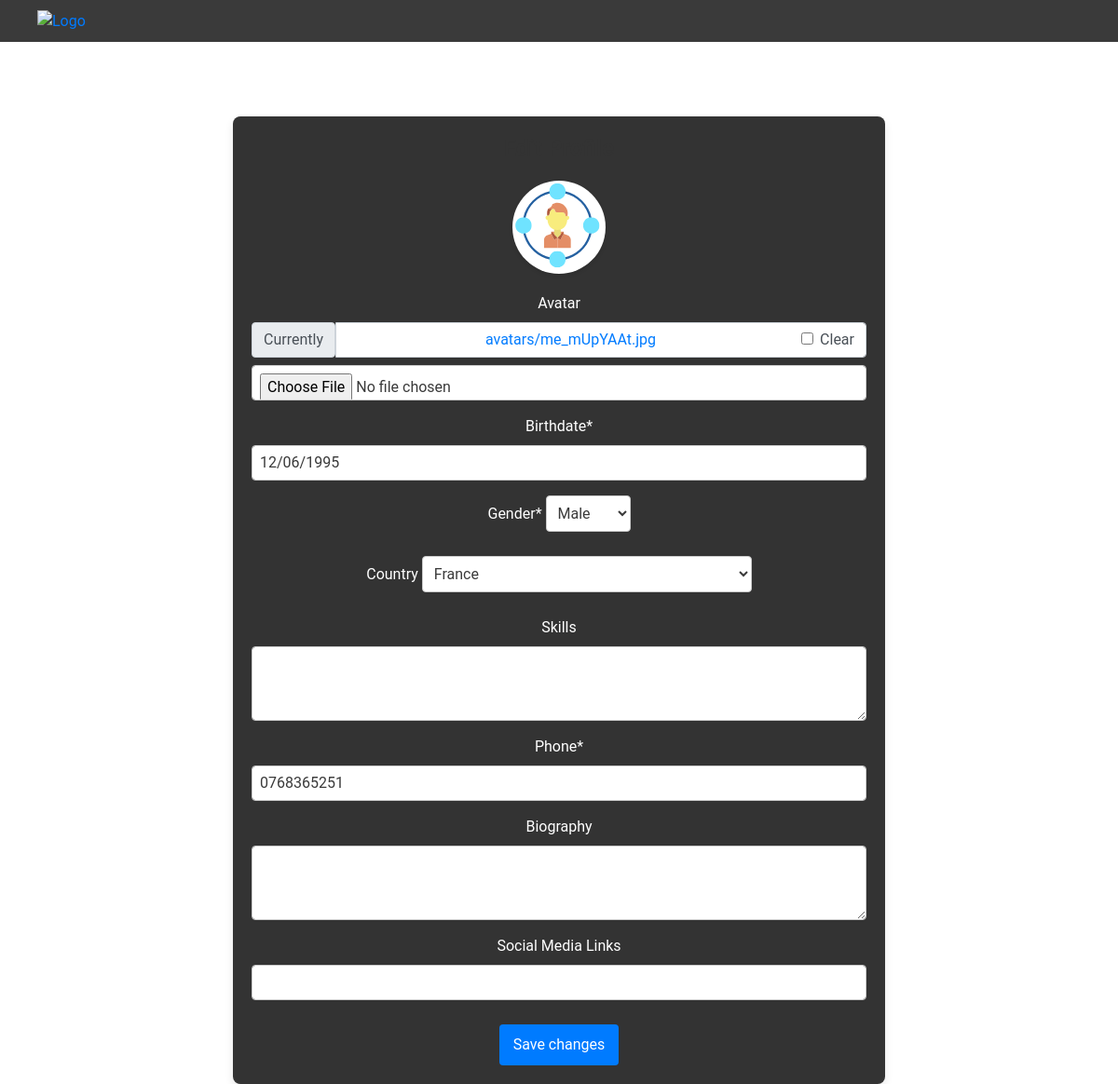
Before: /en/profile/edit/ (signed in) with the older database file.
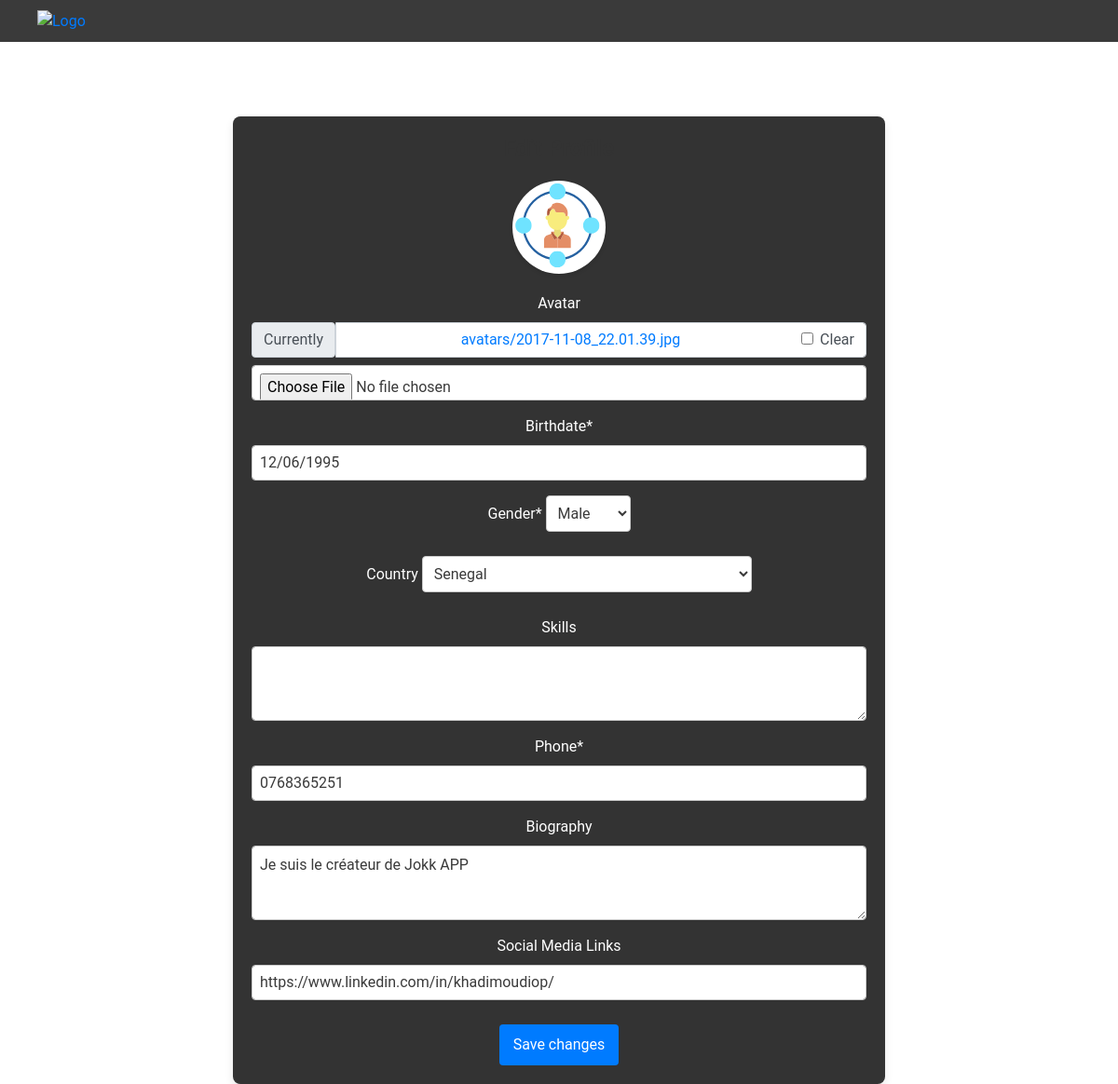
After: the same page with the newer database file.
### smart_mentor/models.py (models this page shows, shortened)
class Profile(models.Model):
    GENDER_CHOICES = (
        ('MALE', _('Male')),
        ('FEMALE', _('Female')),
        ('OTHER', _('Other')),
    )
    user = models.OneToOneField(User, on_delete=models.CASCADE)
    first_login = models.BooleanField(default=True)
    is_mentor = models.BooleanField(default=False)
    avatar = models.ImageField(upload_to='avatars/', blank=True, default='avatars/pp.svg')
    birthdate = models.DateField(null=True)
    gender = models.CharField(max_length=6, choices=GENDER_CHOICES)
    country = CountryField(blank_label='(select country)', blank=True)
    education_level = models.CharField(max_length=100, blank=True)
    skills = models.TextField(max_length=100, blank=True)
    phone = models.CharField(max_length=20)
    bio = models.TextField(max_length=100, blank=True)
    social_media_links = models.URLField(max_length=200, blank=True)

### smart_mentor/views.py (the view)
# urls.py: path('profile/edit/', views.edit_profile, name='edit_profile'),
@login_required
def edit_profile(request):
    profile = get_object_or_404(Profile, user=request.user)
    if request.method == 'POST':
        form = ProfileForm(request.POST, request.FILES, instance=profile)
        if form.is_valid():
            form.save()
            return redirect('profile', user_id=request.user.id)
    else:
        form = ProfileForm(instance=profile)
    return render(request, 'edit_profile.html', {'form': form})

### smart_mentor/forms.py
class ProfileForm(forms.ModelForm):
    class Meta:
        model = Profile
        fields = ['avatar', 'birthdate', 'gender', 'country', 'skills', 'phone', 'bio', 'social_media_links']
        labels = {
            'avatar': _('Avatar'),
            'birthdate': _('Birthdate'),
            'gender': _('Gender'),
            'country': _('Country'),
            'skills': _('Skills'),
            'phone': _('Phone'),
            'bio': _('Biography'),
            'social_media_links': _('Social Media Links'),
        }
    def __init__(self, *args, **kwargs):
        super().__init__(*args, **kwargs)
        current_language = get_language() or settings.LANGUAGE_CODE
        date_format = settings.DATE_FORMATS.get(current_language, '%Y-%m-%d')
        self.fields['birthdate'].widget = forms.DateInput(
            format=date_format,
            attrs={'placeholder': _('MM/DD/YYYY') if current_language == 'en' else _('JJ/MM/AAAA')}
        )
        self.fields['birthdate'].input_formats = [date_format]

### templates/edit_profile.html (shortened to what this page needs)
{% extends 'base_site.html' %}
{% load crispy_forms_tags %}
{% load i18n %}
{% load static %}
{% block navbar %}
    {% include 'nav_home.html' %}
{% endblock %}
{% block content %}
    <div class="profile-form-container" style="margin-top: 80px;">
        <h2>{% trans 'Edit Profile' %}</h2>
        <form method="post" enctype="multipart/form-data">
            <div class="avatar-circle" style="background-image: url({% static 'images/pp.svg' %});" onclick="document.getElementById('id_avatar').click();">
            </div>
            {{ form|crispy }}
            <button type="submit" class="btn btn-primary">{% trans 'Save changes' %}</button>
        </form>
    </div>
{% endblock %}

Changed rows visible on the page:
changed Profile "Male": country "France" → "Senegal"; bio (not shown) → "Je suis le créateur de Jokk APP"; social_media_links (not shown) → "https://www.linkedin.com/in/khadimoudiop/"
Other visible differences:
text no longer shown: "Avatar Currently avatars/me_mUpYAAt.jpg Clear Birthdate * Gender * Country Skills Phone * Biography Social Media Links"
text now shown: "Avatar Currently avatars/2017-11-08_22.01.39.jpg Clear Birthdate * Gender * Country Skills Phone * Biography Social Media Links"
